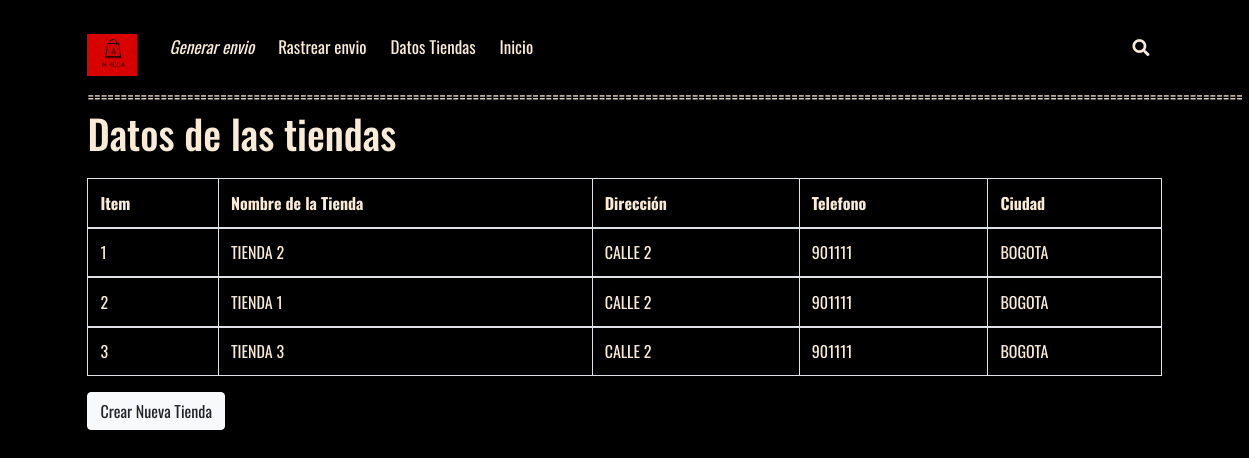
/tiendas.php, run on the app's committed database.
### tables this page shows
CREATE TABLE `tiendas` (
  `id_tienda` int(11) NOT NULL,
  `Nombre_tienda` varchar(50) NOT NULL,
  `Direccion_tienda` varchar(50) NOT NULL,
  `Telefono_tienda` varchar(50) NOT NULL,
  `Ciudad_tienda` varchar(50) NOT NULL
);

### tiendas.php (the view, shortened to what this page needs)
<?php include ('index_header.php'); ?>
<?php include ('navbar.php'); ?>
<?php include ('Conexion.php');
$tiendas = "SELECT * FROM tiendas"
?>
<h1>Datos de las tiendas</h1>
<hr>
<div clas="col-md-8">
<table class="table table-bordered">
   <thead>
      <tr>
      <th>Item</th>
      <th>Nombre de la Tienda</th>
      <th>Dirección</th>
      <th>Telefono</th>
      <th>Ciudad</th>
     </tr>
   </thead>
<?php $resultados = mysqli_query($conn, $tiendas);
while($row=mysqli_fetch_assoc($resultados)) { ?>
      <tbody>
<td><?php echo $row["id_tienda"];?></td>
<td><?php echo $row["Nombre_tienda"];?></td>
<td><?php echo $row["Direccion_tienda"];?></td>
<td><?php echo $row["Telefono_tienda"];?></td>
<td><?php echo $row["Ciudad_tienda"];?></td>
<?php } mysqli_free_result($resultados); ?>
      </tbody>
</table>
<a href="data_tiendas.php"><button  type="button" class="btn btn-light"> Crear Nueva Tienda</button></a>
</div>

### index_header.php (shortened to what this page needs)
<!DOCTYPE html>
<html lang="en">
<head>
    <link rel="stylesheet" href="https://cdnjs.cloudflare.com/ajax/libs/font-awesome/5.15.1/css/all.min.css ">
<link rel="stylesheet" href="https://maxcdn.bootstrapcdn.com/bootstrap/4.0.0/css/bootstrap.min.css">
<link rel="stylesheet" href="styles.css">
</head>

### navbar.php
<div class="menu-btn">
        <div class="container">
            <nav class="nav-main">
                <img src="./img/logo.png" alt="" class="nav-brand">
                <ul class="nav-menu">
                    <li>
                        <a href="Guia.php"><i class="icon-user"> Generar envio</a></i>
                    </li>
                    <li>
                        <a href="Trazabilidad.php">Rastrear envio</a>
                    </li>
                    <li>
                        <a href="tiendas.php">Datos Tiendas</a>
                    </li>
                    <li>
                        <a href="index.php">Inicio</a>
                    </li>
                </ul>
                <ul class="nav-menu-right">
                    <li>
                        <a href="#">
                            <i class="fas fa-search"></i>    </a>
                    </li>
                </ul>
            </nav>
            ==============================================================================================================================================================================

### styles.css (style rules this page uses)
* { box-sizing: border-box; margin: 0; padding: 0; }
a { color: antiquewhite; text-decoration: none; }
ul { list-style: none; }
.container { padding: 2%; width: 90%; margin: auto; }
.nav-main { font-size: 17px; display: flex; justify-content: space-between; align-items: center; height: 60px; padding: 20px 0; }
.nav-brand { width: 50px; }
.nav-main ul { display: flex; }
.nav-main ul li { padding: 10px; }
.nav-main ul li a { padding: 2px; }
.nav-main ul.nav-menu { flex: 1; margin-left: 20px; }
hr { margin: 10px 0; }

### data on the page
tiendas: id_tienda "1", Nombre_tienda "TIENDA 2", Direccion_tienda "CALLE 2", Telefono_tienda "901111", Ciudad_tienda "BOGOTA"
tiendas: id_tienda "2", Nombre_tienda "TIENDA 1", Direccion_tienda "CALLE 2", Telefono_tienda "901111", Ciudad_tienda "BOGOTA"
tiendas: id_tienda "3", Nombre_tienda "TIENDA 3", Direccion_tienda "CALLE 2", Telefono_tienda "901111", Ciudad_tienda "BOGOTA"
